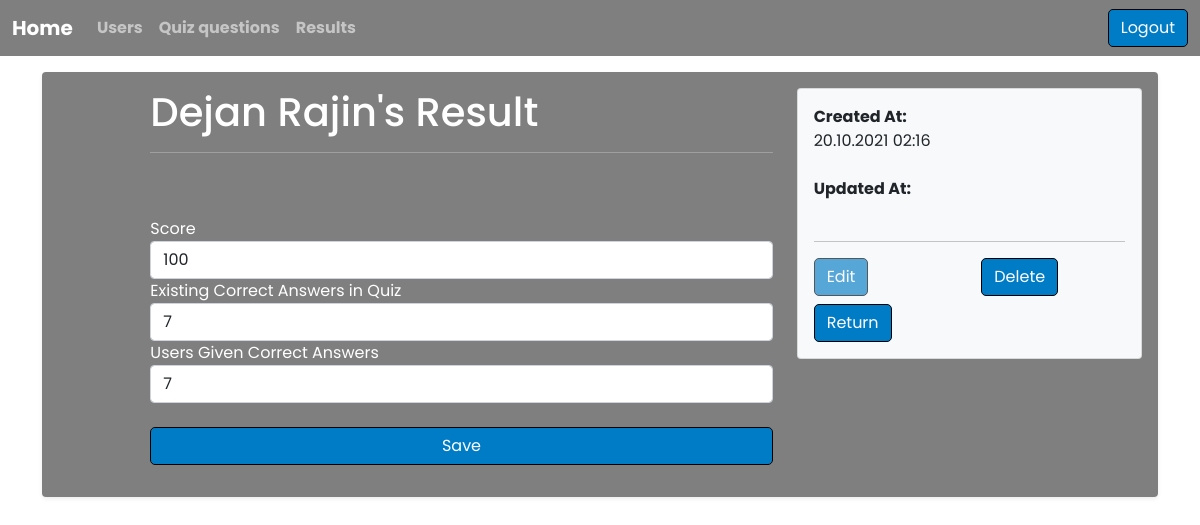
Screenshot of /admin/results/edit.php?id=1 (signed in) with the database file from the repository.
### tables this page shows
CREATE TABLE `users` (
  `id` int(11) NOT NULL,
  `first_name` varchar(255) NOT NULL,
  `last_name` varchar(255) NOT NULL,
  `email` varchar(60) NOT NULL,
  `password` varchar(60) NOT NULL,
  `is_admin` tinyint(1) NOT NULL DEFAULT 0,
  `score` int(11) DEFAULT NULL,
  `time` int(11) DEFAULT NULL,
  `created_at` timestamp NOT NULL DEFAULT current_timestamp(),
  `updated_at` timestamp NULL DEFAULT NULL
);

CREATE TABLE `results` (
  `id` int(11) NOT NULL,
  `user_id` int(11) NOT NULL,
  `points` int(11) NOT NULL,
  `correct_answ` int(11) NOT NULL,
  `correct_answ_user` int(11) NOT NULL,
  `time` time DEFAULT NULL,
  `taken_at` timestamp NOT NULL DEFAULT current_timestamp(),
  `updated_at` timestamp NULL DEFAULT NULL
);

### admin/results/edit.php (called while the page is built, shortened)
<?php
include_once '../../init.php';
$id = $_GET['id'];
$result_user = Result::find_by_id($id);
$user = User::find_by_id($result_user->user_id);
$result_data = ($result->validate_update_result());
include(INCLUDES_PATH . '/header.php');
include(INCLUDES_PATH . '/navbar.php');
include 'views/edit.view.php';
include(INCLUDES_PATH . '/footer.php');

### classes/QueryBuilder.php (called while the page is built, shortened)
<?php
class QueryBuilder {
    static protected PDO $db;
    protected static string $table_name = "";
    public static function set_db_session($db, $session)
    {
        self::$db = $db;
    }
    public static function find_by_id($id)
    {
        $sql = "SELECT * FROM ".static::$table_name." WHERE id = ?";
        $query = self::$db->prepare($sql);
        $query->execute([$id]);
        return $query->fetch(PDO::FETCH_OBJ);
    }
}

### admin/results/views/edit.view.php (the view, shortened to what this page needs)
<main class="container">
    <div class="my-3 p-3 transparent rounded shadow-sm">
        <div class="row">
            <div class="col-md-7 offset-1">
                <h1><?php echo $user->first_name .' '. $user->last_name?>'s Result</h1>
                <hr>
                <form method='post' action="" enctype="multipart/form-data">
                    <br><br>
                    <div class="form-group">
                        <label for="points">Score</label>
                        <input name="points" id="points" class="form-control <?php echo (!empty($result_data->points_error)) ? 'is-invalid' : '' ?>"
                               value="<?php echo $result_user->points; ?>">
                    </div>
                    <div class="form-group">
                        <label for="correct_answ">Existing Correct Answers in Quiz</label>
                        <input name="correct_answ" id="correct_answ" class="form-control <?php echo (!empty($result_data->correct_answ_error)) ? 'is-invalid' : '' ?>"
                               value="<?php echo $result_user->correct_answ; ?>">
                    </div>
                    <div class="form-group">
                        <label for="correct_answ_user">Users Given Correct Answers</label>
                        <input name="correct_answ_user" id="correct_answ_user" class="form-control <?php echo (!empty($result_data->correct_answ_user_error)) ? 'is-invalid' : '' ?>"
                               value="<?php echo $result_user->correct_answ_user; ?>">
                    </div>
                    <br>
                    <button id="submitLogin" class="btn btn-outline-secondary form-control mb-3" type="submit">Save</button>
                </form>
    </div>
            <div class="col-md-4 text-dark">
                <div class="card card-body bg-light">
                    <dl class="dl-horizontal">
                        <dt>Created At:</dt>
                        <dd><?php display_time($result_user->taken_at);  ?></dd>
                    </dl>
                    <dl class="dl-horizontal">
                        <dt>Updated At:</dt>
                    </dl>
                    <hr>
                    <div class="row">
                        <div class="col-sm-6 mb-2">
                            <a href="" class="btn btn-block disabled">Edit</a>
                        </div>
                        <div class="col-sm-6">
                            <form method="POST" action="">
                                <div id="operations">
                                    <input type="submit" name="commit" class="btn btn-block" value="Delete" />
                                </div>
                            </form>
                        </div>
                        <div class="col-sm-12">
                            <a class="btn btn-block btn-h1-spacing" role="button"  href="<?php echo URLROOT ?>/admin/results/index.php">Return</a>
                        </div>
                    </div>
                </div>
            </div>
        </div>
    </div>

### helpers.php (shortened to what this page needs)
<?php
function display_time($time) {
    if($time) {
        echo date('d.m.Y H:i', strtotime($time));
    } else {
        return false;
    }
}

### css/main.css (style rules this page uses)
:root { --fontFamily: 'Poppins', sans-serif; --fontLogo: 'Josefin Sans', sans-serif; --secondaryColor: #9dadbc; --ShadowLightBlue: rgba(238, 251, 251, 0.8); --DarkBlue: #12232E; --LightestBlue: #4DA8DA; --ShadowDarkBlue: #203647; --LighterBlue: #007CC7; --btnDisabled: #dadbc; --yellowGreen: #b3b679; --black: #000000; --white: #ffffff; --fontSize: 16px; --transition: .3s ease; --text: #444444; }
* { margin: 0; padding: 0; box-sizing: border-box; }
body { font-family: var(--fontFamily); font-size: var(--fontSize); background-image: url(../img/bg.jpg); background-size: cover; background-position: center top; color: var(--white); }
a { text-decoration: none; font-weight: bold; color: white; }
.transparent { background: rgba(0, 0, 0, 0.5); }
.btn { background-color: var(--LighterBlue); border: 1px solid var(--black); border-radius: 5px; color: white!important; }

### rows the page displays
users: first_name "Dejan", last_name "Rajin"
results: points "100", correct_answ "7", correct_answ_user "7", taken_at "20.10.2021 02:16"
